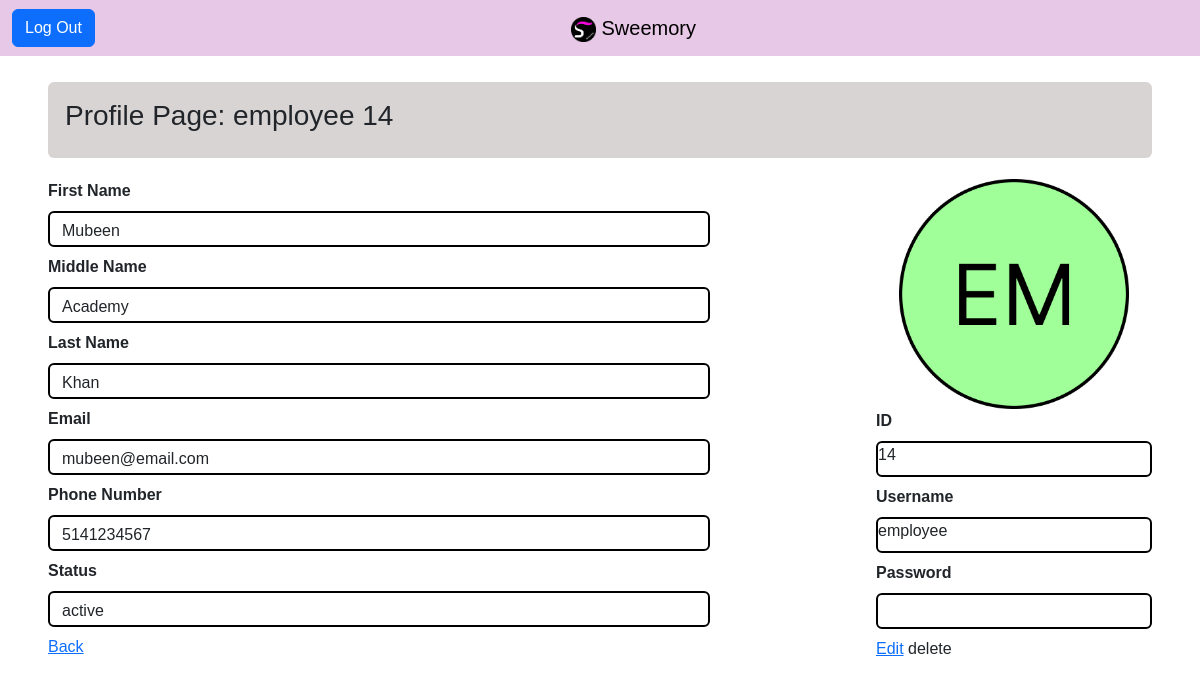
The app's page /ITspecialist/userDetails/14 (signed in) with its own data.
### tables this page shows
CREATE TABLE `profile` (
  `user_id` int(11) NOT NULL,
  `first_name` varchar(50) NOT NULL,
  `middle_name` varchar(50) NOT NULL,
  `last_name` varchar(50) NOT NULL,
  `email` varchar(80) NOT NULL,
  `phone_number` varchar(10) NOT NULL,
  `status` varchar(8) NOT NULL
);

CREATE TABLE `user` (
  `user_id` int(11) NOT NULL,
  `user_type` varchar(12) NOT NULL,
  `username` varchar(50) NOT NULL,
  `password_hash` varchar(72) NOT NULL
);

### app/core/Controller.php (called while the page is built, shortened)
<?php
class Controller
{
    function view($name, $data = [])
    {
        include('app/views/' . $name . '.php');
    }
}

### app/core/App.php (called while the page is built, shortened)
<?php
class App
{
    public function __construct()
    {
        $request = $this->parseUrl($_GET['url'] ?? '');
        $method = 'index';
        if (file_exists('app/controllers/' . $request[0] . '.php'))
        {
            unset($request[0]);
        }
        $controller = new $controller;
        if (isset($request[1]) && method_exists($controller, $request[1]))
        {
            $method = $request[1];
            unset($request[1]);
        }
        $params = array_values($request);
        call_user_func_array([$controller, $method], $params);
    }
    function parseUrl($url)
    {
        return explode('/', trim($url, '/'));
    }
}

### index.php (called while the page is built, shortened)
<?php
new app\core\App;

### app/models/User.php (called while the page is built, shortened)
<?php
class User extends \app\core\Model
{
	public function getUserInfo($user_id)
	{
		$SQL = "SELECT p.status, u.user_id, u.user_type,  u.username, p.first_name, p.middle_name, p.last_name, p.email, p.phone_number
			FROM user u
			LEFT JOIN profile p ON u.user_id = p.user_id
			WHERE u.user_id=:user_id";
		$STH = self::$connection->prepare($SQL);
		$data = [
			'user_id'=>$user_id
		];
		$STH->execute($data);
		$STH->setFetchMode(\PDO::FETCH_CLASS, 'app\\models\\User');
		return $STH->fetch();
	}
}

### app/views/ITspecialist/userDetails.php (the view, shortened to what this page needs)
<div class="userDetails">
    <div class="alert" style="background-color: rgb(216,212,212);">
  		<h3>Profile Page: <?= $data->username ?> <?= $data->user_id ?></h3>
    </div>
    <dl class="dl-viewUserDetails" style="">
      	<div class="" style="flex: 70%; " >
	            	<dt class="dt-label"> <?= _('First Name')?> </dt>
	            	<dd class="dd-left"><?= $data->first_name ?></dd>
	            	<dt class="dt-label"><?=_('Middle Name')?></dt>
	            	<dd class="dd-left"><?= $data->middle_name ?></dd>
	            	<dt class="dt-label"><?=_('Last Name')?></dt>
	            	<dd class="dd-left"><?= $data->last_name ?></dd>
	            	<dt class="dt-label"><?=_('Email')?></dt>
	            	<dd class="dd-left"><?= $data->email?></dd>
	            	<dt class="dt-label"><?=_('Phone Number')?></dt>
	            	<dd class="dd-left"><?= $data->phone_number ?></dd>
	            	<dt  class="dt-label"><?=_('Status')?></dt>
	            	<dd  class="dd-left"><?= $data->status ?></dd>
          	<div class="col-4">
	        	<a href="/ITspecialist/index" type="submit" class="btn-userDetails"><?=_('Back')?></a>
		  	</div>
		</div>
		<div class="" style="flex: 20%;" >
			<div style=" border-radius: 100%; height: 230px;" align="center">
				<?php
					if($data->user_type == 'admin'){
						echo "<img src='/images/adminImage.png' style='height: 230px;'>";
					}else{
						echo "<img src='/images/employeeImage.png' style='height: 230px;'>";
					}
				?>
			</div>
			<div style="" >
				<div style=" " >
	        		<dt class="dt-label " style=""><?=_('ID')?></dt>
	        		<dd class="dd-right" style=""><?= $data->user_id ?></dd>
	        	</div>
	        	<div >
	        		<dt class="dt-label"><?=_('Username')?></dt>
	        		<dd class="dd-right"><?= $data->username?></dd>
	        	</div>
	        	<div >
	        		<dt  class="dt-label"><?=_('Password')?></dt>
	        		<dd  class="dd-right"><?= $data->password_hash ?></dd>
	        	</div>
	        </div>
          	<div class="">
            	<a  href="/ITspecialist/edit/<?= $data->user_id ?>" class="btn-userDetails"><?=_('Edit')?></a>
	            <a style="" onclick="openNav()">delete</a>
          	</div>
		</div>
    </dl>
</div>

### css/main.css (style rules this page uses)
body { background-color: #FFFFFF; font-family: 'Ubuntu', sans-serif; position: relative; top: 50px; }

### css/IT.css (style rules this page uses)
.userDetails { padding-left: 3rem; padding-right: 3rem; padding-top: 2rem; }
.dl-viewUserDetails { display: flex; padding-top: 5px; }
.dt-label { margin-bottom: .5rem; }
.dd-left { display: block; width: 80%; height: 36px; padding: .375rem .75rem; font-size: 1rem; font-weight: 400; line-height: 1.5; background-color: #ffff; background-clip: padding-box; appearance: none; border: 2px solid black; border-radius: .375rem; }
.dd-right { height: 36px; font-size: 1rem; font-weight: 400; line-height: 1.5; background-color: #ffff; background-clip: padding-box; appearance: none; border: 2px solid black; border-radius: .375rem; }

### records on screen
profile: user_id.username "employee", user_id.user_id "14", first_name "Mubeen", middle_name "Academy", last_name "Khan", email "mubeen@email.com", phone_number "5141234567", status "active"

### other values on screen
_('First Name') "First Name"
_('Middle Name') "Middle Name"
_('Last Name') "Last Name"
_('Email') "Email"
_('Phone Number') "Phone Number"
_('Status') "Status"
_('Back') "Back"
_('ID') "ID"
_('Username') "Username"
_('Password') "Password"
_('Edit') "Edit"
